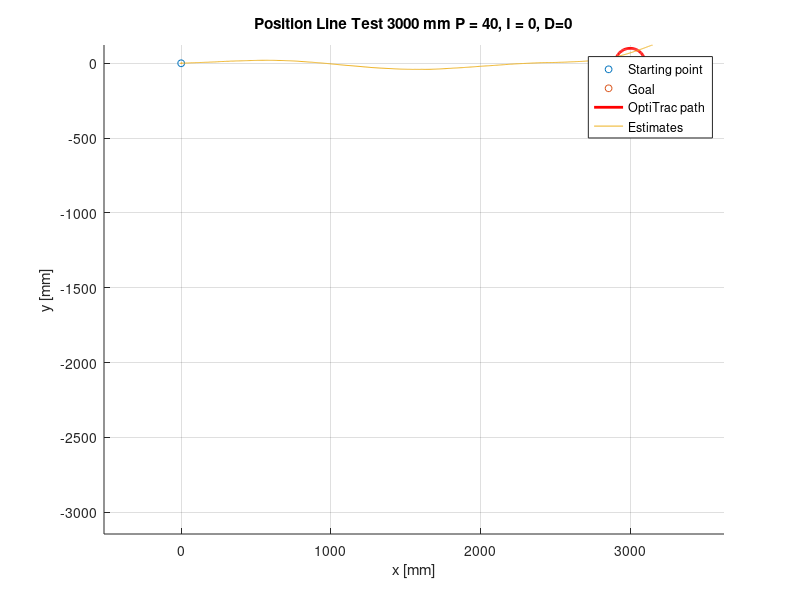

MATLAB code for this plot:


fileID = fopen('motive_P40_I0_D0.txt','r');
fileID2 =fopen('estimates_P40_I0_D0.txt');


axis equal
tline=fgetl(fileID);
%headers = strsplit(tline,','); kan brukes for å fjerne headers (fjerner
%første linje

formatSpec = '%f%f%f%f%f%f%f%f';
formatSpec2 = '%f%f';

datacell = textscan(fileID,formatSpec,'Delimiter',',');
datacell2 = textscan(fileID2,formatSpec2);

time = datacell{2};
X = datacell{6};
Z = datacell{7};
Y = datacell{8};

X2 = datacell2{1};
Y2 = datacell2{2};

figure(1);
hold on;
motiveOffsetX =1583;
motiveOffsetY =-176;
plot(0,0,'o','MarkerSize',5);
plot(3000,0,'o','MarkerSize',5);
radius = 100;
viscircles([3000, 0], radius);
plot(X+motiveOffsetX,Y+motiveOffsetY);
plot(X2,-Y2);

grid on;
title('Position Line Test 3000 mm P = 40, I = 0, D=0');
xlabel('x [mm]');
ylabel('y [mm]');
legend('Starting point','Goal','OptiTrac path','Estimates');
hold off;
